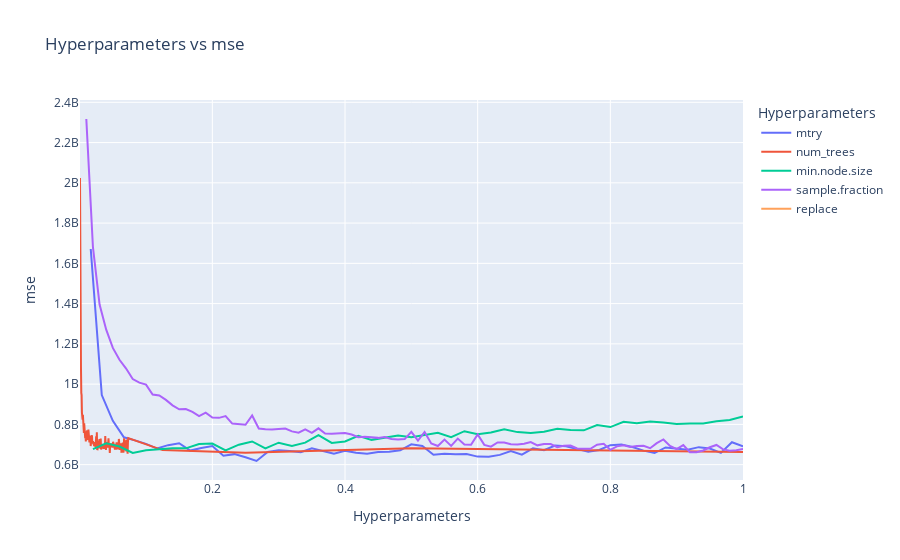

The notebook cell saved with this chart:
### Code cell
# Create a Figure
fig = go.Figure()

# Add traces for each series
for col in combined_df.columns:
    if col not in ("mse", "runtime_training", "runtime_prediction"):
        fig.add_trace(go.Scatter(x=combined_df[col], y=combined_df['mse'], mode='lines', name=col))

# Update layout
fig.update_layout(
    title='Hyperparameters vs mse',
    xaxis_title='Hyperparameters',
    yaxis_title='mse',
    legend_title='Hyperparameters'
)

# Show the figure
fig.show()

### Figure 1 — Plotly figure (JSON) as saved in the notebook; plotly's stock layout.template omitted (floating-point values rounded to 4 significant figures; data arrays with more than 128 entries replaced by an {"elided": "..."} marker saying what was removed)
{"data": [{"mode": "lines", "name": "mtry", "type": "scatter", "x": {"elided": "366 float values"}, "y": {"elided": "366 float values"}}, {"mode": "lines", "name": "num_trees", "type": "scatter", "x": {"elided": "366 float values"}, "y": {"elided": "366 float values"}}, {"mode": "lines", "name": "min.node.size", "type": "scatter", "x": {"elided": "366 float values"}, "y": {"elided": "366 float values"}}, {"mode": "lines", "name": "sample.fraction", "type": "scatter", "x": {"elided": "366 float values"}, "y": {"elided": "366 float values"}}, {"mode": "lines", "name": "replace", "type": "scatter", "x": {"elided": "366 bool values"}, "y": {"elided": "366 float values"}}], "layout": {"legend": {"title": {"text": "Hyperparameters"}}, "title": {"text": "Hyperparameters vs mse"}, "xaxis": {"title": {"text": "Hyperparameters"}}, "yaxis": {"title": {"text": "mse"}}}}
